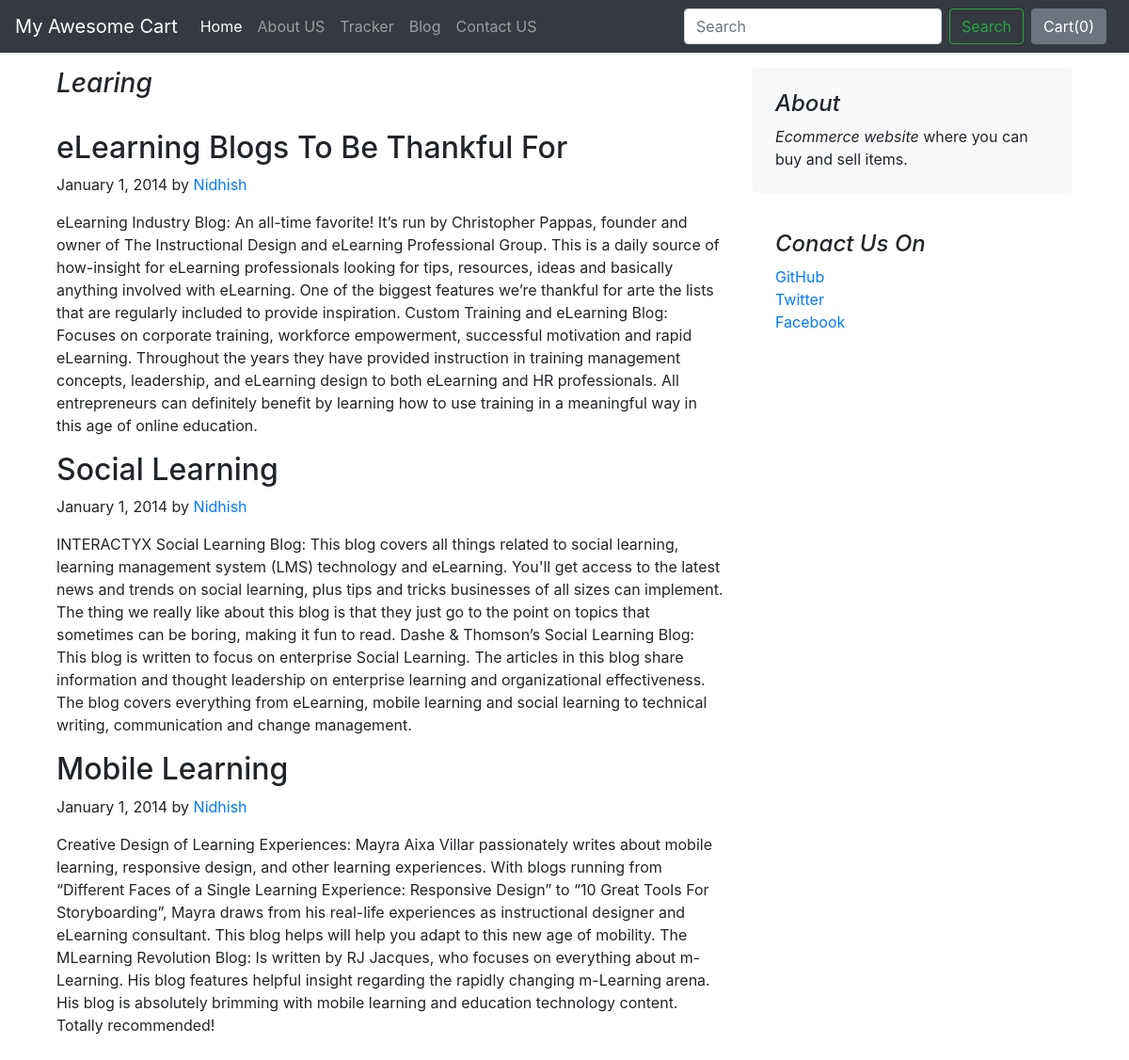
The app's page /blog/blogpost/3 with its own data.
### blog/models.py (models this page shows, shortened)
class Blogpost(models.Model):
    post_id=models.AutoField(primary_key=True)
    title=models.CharField(max_length=50)
    head0=models.CharField(max_length=500,default='')
    chead0=models.CharField(max_length=5000,default='')
    head1=models.CharField(max_length=500,default='')
    chead1=models.CharField(max_length=5000,default='')
    head2=models.CharField(max_length=500,default='')
    chead2=models.CharField(max_length=5000,default='')
    pub_date=models.DateField()
    thumbnail=models.ImageField(upload_to="shop/images",default='')

### blog/views.py (the view)
# urls.py: path("blogpost/<int:id>", views.blogpost,name="blogPost")
def blogpost(request,id):
    post = Blogpost.objects.filter(post_id=id)[0]
    return render(request,'blog/blogpost.html',{'post':post})

### blog/templates/blog/blogpost.html (shortened to what this page needs)
{% extends 'shop/basic.html' %}
{% block body  %}
<body>
    <div class="container my-3">
        <main role="main" class="container">
            <div class="row">
                <div class="col-md-8 blog-main">
                    <h3 class="font-italic ">
                        {{post.title}}
                    </h3>
                    <br>
                    <div class="blog-post">
                        <h2 class="blog-post-title">{{post.head0}}</h2>
                        <p class="blog-post-meta">January 1, 2014 by <a href="#">Nidhish</a></p>
                        <p>{{post.chead0}}</p>
                        <h2>{{post.head1}}</h2>
                        <p class="blog-post-meta">January 1, 2014 by <a href="#">Nidhish</a></p>
                        <p>{{post.chead1}}</p>
                        <h2>{{post.head2}}</h2>
                        <p class="blog-post-meta">January 1, 2014 by <a href="#">Nidhish</a></p>
                        <p>{{post.chead2}}</p>
                    </div>
                </div>
                <aside class="col-md-4 blog-sidebar">
                    <div class="p-4 mb-3 bg-light rounded">
                        <h4 class="font-italic">About</h4>
                        <p class="mb-0"> <em>Ecommerce website</em> where you can buy and sell items.</p>
                    </div>
                    <div class="p-4">
                        <h4 class="font-italic">Conact Us On</h4>
                        <ol class="list-unstyled">
                            <li><a href="#">GitHub</a></li>
                            <li><a href="#">Twitter</a></li>
                            <li><a href="#">Facebook</a></li>
                        </ol>
                    </div>
                </aside>
            </div>
    </div>
</body>
{% endblock body %}

### records on screen
Blogpost: title "Learing", head0 "eLearning Blogs To Be Thankful For", chead0 "eLearning Industry Blog: An all-time favorite! It’s run by Christopher Pappas, founder and owner of The Instructional Design and eLearning Professional Group. This is a daily source of how-insight for eLearning professionals looking for tips, resources, ideas and basically anything involved with eLearning. One of the biggest features we’re thankful for arte the lists that are regularly included to provide inspiration. Custom Training and eLearning Blog: Focuses on corporate training, workforce empowerment, successful motivation and rapid eLearning. Throughout the years they have provided instruction in training management concepts, leadership, and eLearning design to both eLearning and HR…", head1 "Social Learning", chead1 "INTERACTYX Social Learning Blog: This blog covers all things related to social learning, learning management system (LMS) technology and eLearning. You'll get access to the latest news and trends on social learning, plus tips and tricks businesses of all sizes can implement. The thing we really like about this blog is that they just go to the point on topics that sometimes can be boring, making it fun to read. Dashe & Thomson’s Social Learning Blog: This blog is written to focus on enterprise Social Learning. The articles in this blog share information and thought leadership on enterprise learning and organizational effectiveness. The blog covers everything from eLearning, mobile learning…", head2 "Mobile Learning", chead2 "Creative Design of Learning Experiences: Mayra Aixa Villar passionately writes about mobile learning, responsive design, and other learning experiences. With blogs running from “Different Faces of a Single Learning Experience: Responsive Design” to “10 Great Tools For Storyboarding”, Mayra draws from his real-life experiences as instructional designer and eLearning consultant. This blog helps will help you adapt to this new age of mobility. The MLearning Revolution Blog: Is written by RJ Jacques, who focuses on everything about m-Learning. His blog features helpful insight regarding the rapidly changing m-Learning arena. His blog is absolutely brimming with mobile learning and education…"
